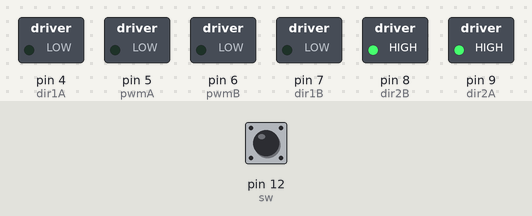
A sketch run on a simulated Arduino Uno, built with avr-gcc and run on an emulated ATmega328P. Parts: switched loads named in the sketch (green lamp = pin HIGH). The test bench sets the inputs (shaded band); at power-on: pin 12 (sw) HIGH. At 10.0 s the program stops and its outputs stay as they are.

Above: at 0.1 s.
At 5.1 s:
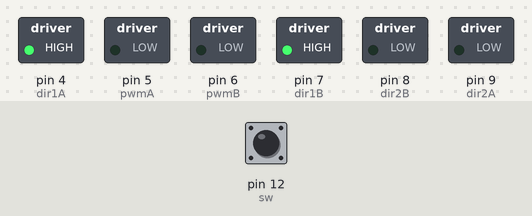
At 10.1 s:
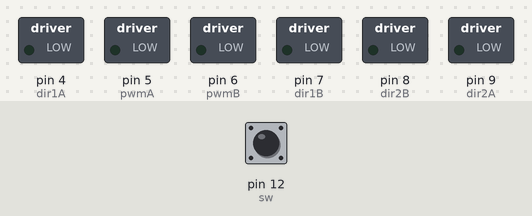
Timing chart, 0 to 11.5 s (numbered marks = the images above):
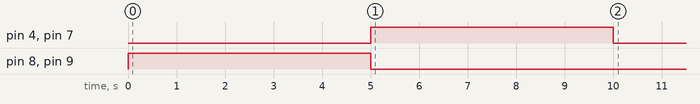

Measured:
- by itself, pin 4 (dir1A), pin 7 (dir1B): LOW → HIGH at 5.0 s, → LOW 5.0 s later
- by itself, pin 8 (dir2B), pin 9 (dir2A): LOW → HIGH at 0.00 s, → LOW 5.0 s later

The sketch:

microbot_v12.2_Motor_Test.ino
```cpp
/*
MiCROBOT V12.2

Julkifli Awang Besar
C0d3 for Motor Test

Suite with MiCROBOT PCB.

*/

// Motor L
int dir1A = 4;
int dir2A = 9;
int pwmA  = 5;
// Motor R
int dir1B = 7;
int dir2B = 8;
int pwmB  = 6;

int sw    = 12;

void setup()
{
  pinMode(dir1A, OUTPUT);
  pinMode(dir2A, OUTPUT);
  pinMode(pwmA, OUTPUT);
  pinMode(dir1B, OUTPUT);
  pinMode(dir2B, OUTPUT);
  pinMode(pwmB, OUTPUT);
  pinMode(sw, INPUT_PULLUP);


}

void loop()
{
  if (digitalRead(sw) == HIGH)
  {
    while (1)
    {

      digitalWrite(dir1A, LOW);
      digitalWrite(dir2A, HIGH);
      analogWrite(pwmA, 0);//0-255 for maxspeed
      digitalWrite(dir1B, LOW);
      digitalWrite(dir2B, HIGH);
      analogWrite(pwmB, 0);//0-255 for maxspeed
      delay(5000);
      digitalWrite(dir1A, HIGH);
      digitalWrite(dir2A, LOW);
      analogWrite(pwmA, 0);//0-255 for maxspeed
      digitalWrite(dir1B, HIGH);
      digitalWrite(dir2B, LOW);
      analogWrite(pwmB, 0);//0-255 for maxspeed
      delay(5000);
      digitalWrite(dir1A, LOW);
      digitalWrite(dir2A, LOW);
      analogWrite(pwmA, 0);//0-255 for maxspeed
      digitalWrite(dir1B, LOW);
      digitalWrite(dir2B, LOW);
      analogWrite(pwmB, 0);//0-255 for maxspeed

      while (1);
    }
  }
}
```
